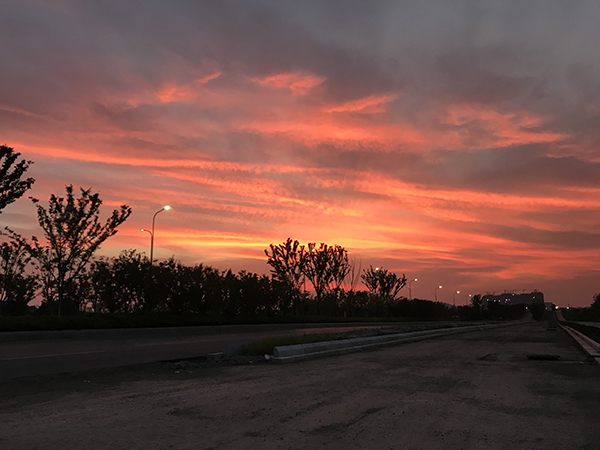
#> input picture Z_other/Game/LearnPygame_xjy/aux_data/test.jpg, 600 x 450 px, found by its file name
$ python '读写图像.py'
#> lines starting #> are read from the running program, lines starting #| are printed output that depends on the picture
# -*- coding: utf-8  -*-
# -*- author: jokker -*-

from skimage import data, io
import cv2
import matplotlib.pyplot as plt

# ------------------------- 读取图片 -----------------------------------------------------------------------------------
img = io.imread(r'C:\Users\74722\Desktop\test.jpg', cv2.COLOR_RGB2BGR)  # skimage 读取图像，返回矩阵, 通常使用 BGR 模式
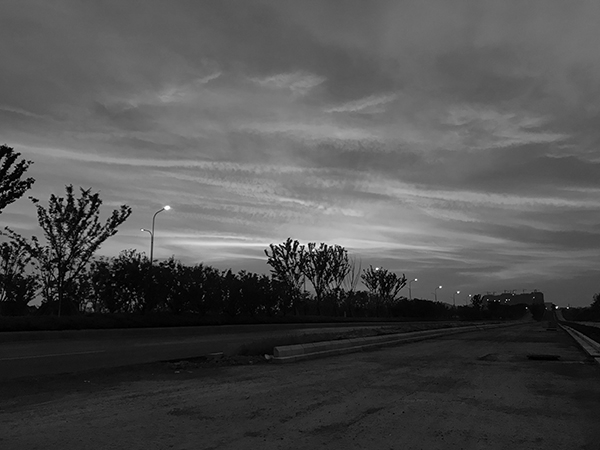
#> img: shape (450, 600) float64; min 0, max 1, mean 0.315

coins = data.coins()  # skimage 载入自带图像，
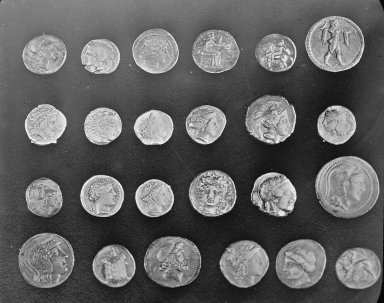
#> input picture skimage.data.coins(), 384 x 303 px
#> coins is the input picture: shape (303, 384); min 1, max 252, mean 96.9

#> (the run stopped early here; a loop or call above may not have finished)
